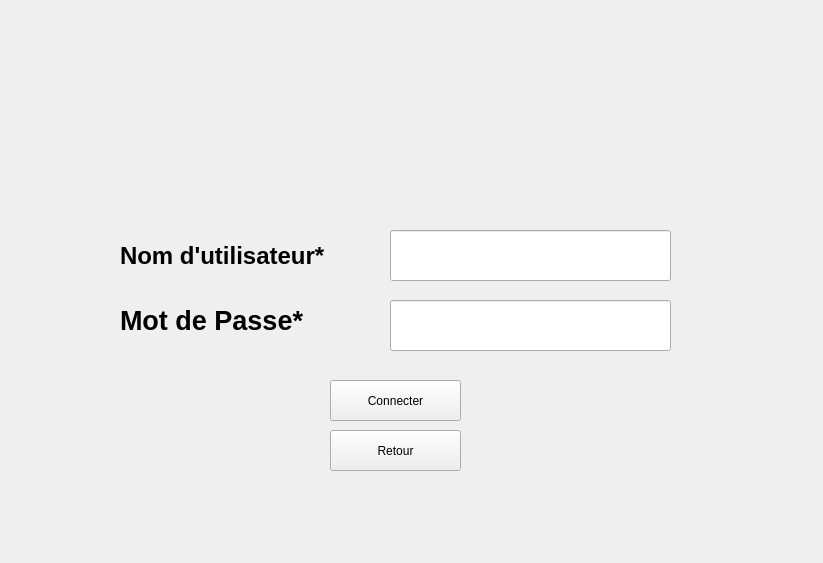
 <widget class="QWidget" name="Form">
  <property name="geometry">
   <rect>
    <x>0</x>
    <y>0</y>
    <width>823</width>
    <height>563</height>
   </rect>
  </property>
  <property name="windowTitle">
   <string>Form</string>
  </property>
  <property name="styleSheet">
   <string notr="true">/*
 * The MIT License (MIT)
 *
 * Copyright (c) &lt;2013-2014&gt; &lt;Colin Duquesnoy&gt;
 * Copyright (c) &lt;2017&gt; &lt;Michell Stuttgart&gt;
 *
 * Permission is hereby granted, free of charge, to any person obtaining a copy
 * of this software and associated documentation files (the &quot;Software&quot;), to deal
 * in the Software without restriction, including without limitation the rights
 * to use, copy, modify, merge, publish, distribute, sublicense, and/or sell
 * copies of the Software, and to permit persons to whom the Software is
 * furnished to do so, subject to the following conditions:

 * The above copyright notice and this permission notice shall be included in
 * all copies or substantial portions of the Software.

 * THE SOFTWARE IS PROVIDED &quot;AS IS&quot;, WITHOUT WARRANTY OF ANY KIND, EXPRESS OR
 * IMPLIED, INCLUDING BUT NOT LIMITED TO THE WARRANTIES OF MERCHANTABILITY,
 * FITNESS FOR A PARTICULAR PURPOSE AND NONINFRINGEMENT. IN NO EVENT SHALL THE
 * AUTHORS OR COPYRIGHT HOLDERS BE LIABLE FOR ANY CLAIM, DAMAGES OR OTHER
 * LIABILITY, WHETHER IN AN ACTION OF CONTRACT, TORT OR OTHERWISE, ARISING FROM,
 * OUT OF OR IN CONNECTION WITH THE SOFTWARE OR THE USE OR OTHER DEALINGS IN
 * THE SOFTWARE.
 */
 QToolTip
 {
      border: 1px solid black;
      background-color: #D1DBCB;
      padding: 1px;
      border-radius: 3px;
      opacity: 100;
 }
 
 QWidget
 {
     color: #b1b1b1;
     background-color: #323232;
     selection-background-color:#323232;
     selection-color: black;
     background-clip: border;
     border-image: none;
     border: 0px transparent black;
     outline: 0;
 }
 
 QWidget:item:hover
 {
     background-color: #D1DBCB;
     color: black;
 }
 
 QWidget:item:selected
 {
     background-color: #D1DBCB;
     border: 0px
 }
 
 QCheckBox
 {
     spacing: 5px;
     outline: none;
     color: #eff0f1;
     margin-bottom: 2px;
 }
 
 QCheckBox:disabled
 {
     color: #76797C;
 }
 
 QCheckBox::indicator,QGroupBox::indicator
 {
     width: 18px;
     height: 18px;
 }
 
 QGroupBox::indicator
 {
     margin-left: 2px;
 }
 
 QCheckBox::indicator:unchecked
 {
     image: url(:/qss_icons/rc/checkbox_unchecked.png);
 }
 
 QCheckBox::indicator:unchecked:hover,
 QCheckBox::indicator:unchecked:focus,
 QCheckBox::indicator:unchecked:pressed,
 QGroupBox::indicator:unchecked:hover,
 QGroupBox::indicator:unchecked:focus,
 QGroupBox::indicator:unchecked:pressed
 {
   border: none;
     image: url(:/qss_icons/rc/checkbox_unchecked_focus.png);
 }
 
 QCheckBox::indicator:checked
 {
     image: url(:/qss_icons/rc/checkbox_checked.png);
 }
 
 QCheckBox::indicator:checked:hover,
 QCheckBox::indicator:checked:focus,
 QCheckBox::indicator:checked:pressed,
 QGroupBox::indicator:checked:hover,
 QGroupBox::indicator:checked:focus,
 QGroupBox::indicator:checked:pressed
 {
     border: none;
     image: url(:/qss_icons/rc/checkbox_checked_focus.png);
 }
 
 
 QCheckBox::indicator:indeterminate
 {
     image: url(:/qss_icons/rc/checkbox_indeterminate.png);
 }
 
 QCheckBox::indicator:indeterminate:focus,
 QCheckBox::indicator:indeterminate:hover,
 QCheckBox::indicator:indeterminate:pressed
 {
     image: url(:/qss_icons/rc/checkbox_indeterminate_focus.png);
 }
 
 QCheckBox::indicator:checked:disabled,
 QGroupBox::indicator:checked:disabled
 {
     image: url(:/qss_icons/rc/checkbox_checked_disabled.png);
 }
 
 QCheckBox::indicator:unchecked:disabled,
 QGroupBox::indicator:unchecked:disabled
 {
     image: url(:/qss_icons/rc/checkbox_unchecked_disabled.png);
 }
 
 QRadioButton
 {
     spacing: 5px;
     outline: none;
     color: #eff0f1;
     margin-bottom: 2px;
 }
 
 QRadioButton:disabled
 {
     color: #76797C;
 }
 QRadioButton::indicator
 {
     width: 21px;
     height: 21px;
 }
 
 QRadioButton::indicator:unchecked
 {
     image: url(:/qss_icons/rc/radio_unchecked.png);
 }
 
 
 QRadioButton::indicator:unchecked:hover,
 QRadioButton::indicator:unchecked:focus,
 QRadioButton::indicator:unchecked:pressed
 {
     border: none;
     outline: none;
     image: url(:/qss_icons/rc/radio_unchecked_focus.png);
 }
 
 QRadioButton::indicator:checked
 {
     border: none;
     outline: none;
     image: url(:/qss_icons/rc/radio_checked.png);
 }
 
 QRadioButton::indicator:checked:hover,
 QRadioButton::indicator:checked:focus,
 QRadioButton::indicator:checked:pressed
 {
     border: none;
     outline: none;
     image: url(:/qss_icons/rc/radio_checked_focus.png);
 }
 
 QRadioButton::indicator:checked:disabled
 {
     outline: none;
     image: url(:/qss_icons/rc/radio_checked_disabled.png);
 }
 
 QRadioButton::indicator:unchecked:disabled
 {
     image: url(:/qss_icons/rc/radio_unchecked_disabled.png);
 }
 
 
 QMenuBar
 {
     background-color: #323232;
     color: #D1DBCB;
 }
 
 QMenuBar::item
 {
     background-color: #323232;
     background: transparent;
     /* padding: 2px 20px 2px 20px; */
 }
 
 QMenuBar::item:selected
 {
     background: transparent;
     /* border: 1px solid #76797C; */
 }
 
 QMenuBar::item:pressed
 {
     border: 0px solid #76797C;
     background-color: #D1DBCB;
     color: #000;
     margin-bottom:-1px;
     padding-bottom:1px;
 }
 
 QMenu
 {
     background-color: #323232;
     /* border: 1px solid #76797C; */
     color: #eff0f1;
     /*margin: 2px; */
 }
 
 QMenu::icon
 {
     /*margin: 5px;*/
 }
 
 QMenu::item
 {
     padding: 2px 30px 2px 30px;
     /*margin-left: 5px;*/
     border: 1px solid transparent; /* reserve space for selection border */
 }
 
 QMenu::item:selected
 {
     color: #000000;
 }
 
 QMenu::separator {
     height: 2px;
     background: #D1DBCB;
     margin-left: 10px;
     margin-right: 5px;
 }
 
 QMenu::indicator {
     width: 18px;
     height: 18px;
 }
 
 /* non-exclusive indicator = check box style indicator
    (see QActionGroup::setExclusive) */
 QMenu::indicator:non-exclusive:unchecked {
     image: url(:/qss_icons/rc/checkbox_unchecked.png);
 }
 
 QMenu::indicator:non-exclusive:unchecked:selected {
     image: url(:/qss_icons/rc/checkbox_unchecked_disabled.png);
 }
 
 QMenu::indicator:non-exclusive:checked {
     image: url(:/qss_icons/rc/checkbox_checked.png);
 }
 
 QMenu::indicator:non-exclusive:checked:selected {
     image: url(:/qss_icons/rc/checkbox_checked_disabled.png);
 }
 
 /* exclusive indicator = radio button style indicator (see QActionGroup::setExclusive) */
 QMenu::indicator:exclusive:unchecked {
     image: url(:/qss_icons/rc/radio_unchecked.png);
 }
 
 QMenu::indicator:exclusive:unchecked:selected {
     image: url(:/qss_icons/rc/radio_unchecked_disabled.png);
 }
 
 QMenu::indicator:exclusive:checked {
     image: url(:/qss_icons/rc/radio_checked.png);
 }
 
 QMenu::indicator:exclusive:checked:selected {
     image: url(:/qss_icons/rc/radio_checked_disabled.png);
 }
 
 QMenu::right-arrow {
     margin: 5px;
     image: url(:/qss_icons/rc/right_arrow.png)
 }
 
 
 QWidget:disabled
 {
     color: #454545;
     background-color: #323232;
 }
 
 QAbstractItemView
 {
     alternate-background-color: #323232;
     color: #eff0f1;
     border: 1px solid 3A3939;
     border-radius: 2px;
 }
 
 QWidget:focus, QMenuBar:focus,QToolBar:focus,QScrollAreaViewer:focus
 {
     /* border: 2px solid #D1DBCB; */
 }
 
 QTabWidget:focus, QCheckBox:focus, QRadioButton:focus, QSlider:focus
 {
     border: none;
 }
 
 QLineEdit
 {
     background-color: #1e1e1e;
     selection-background-color: #D1DBCB;
     selection-color: black;
     padding: 5px;
     border-style: solid;
     border: 1px solid #76797C;
     border-radius: 2px;
     color: #eff0f1;
 }
 
 QGroupBox {
     border:1px solid #76797C;
     border-radius: 2px;
     margin-top: 20px;
 }
 
 QGroupBox::title {
     subcontrol-origin: margin;
     subcontrol-position: top center;
     padding-left: 10px;
     padding-right: 10px;
     padding-top: 10px;
 }
 
 QAbstractScrollArea
 {
     border-radius: 0px;
     border: 0px solid #76797C;
     background-color: transparent;
 }
 
 QScrollBar:horizontal
 {
     height: 15px;
     margin: 3px 15px 3px 15px;
     border: 1px transparent #2A2929;
     border-radius: 4px;
     background-color: #2A2929;
 }
 
 QScrollBar::handle:horizontal
 {
     background-color: #605F5F;
     min-width: 5px;
     border-radius: 4px;
 }
 
 QScrollBar::add-line:horizontal
 {
     margin: 0px 3px 0px 3px;
     border-image: url(:/qss_icons/rc/right_arrow_disabled.png);
     width: 10px;
     height: 10px;
     subcontrol-position: right;
     subcontrol-origin: margin;
 }
 
 QScrollBar::sub-line:horizontal
 {
     margin: 0px 3px 0px 3px;
     border-image: url(:/qss_icons/rc/left_arrow_disabled.png);
     height: 10px;
     width: 10px;
     subcontrol-position: left;
     subcontrol-origin: margin;
 }
 
 QScrollBar::add-line:horizontal:hover,QScrollBar::add-line:horizontal:on
 {
     border-image: url(:/qss_icons/rc/right_arrow.png);
     height: 10px;
     width: 10px;
     subcontrol-position: right;
     subcontrol-origin: margin;
 }
 
 
 QScrollBar::sub-line:horizontal:hover, QScrollBar::sub-line:horizontal:on
 {
     border-image: url(:/qss_icons/rc/left_arrow.png);
     height: 10px;
     width: 10px;
     subcontrol-position: left;
     subcontrol-origin: margin;
 }
 
 QScrollBar::up-arrow:horizontal, QScrollBar::down-arrow:horizontal
 {
     background: none;
 }
 
 
 QScrollBar::add-page:horizontal, QScrollBar::sub-page:horizontal
 {
     background: none;
 }
 
 QScrollBar:vertical
 {
     background-color: #2A2929;
     width: 15px;
     margin: 15px 3px 15px 3px;
     border: 1px transparent #2A2929;
     border-radius: 4px;
 }
 
 QScrollBar::handle:vertical
 {
     background-color: #605F5F;
     min-height: 5px;
     border-radius: 4px;
 }
 
 QScrollBar::sub-line:vertical
 {
     margin: 3px 0px 3px 0px;
     border-image: url(:/qss_icons/rc/up_arrow_disabled.png);
     height: 10px;
     width: 10px;
     subcontrol-position: top;
     subcontrol-origin: margin;
 }
 
 QScrollBar::add-line:vertical
 {
     margin: 3px 0px 3px 0px;
     border-image: url(:/qss_icons/rc/down_arrow_disabled.png);
     height: 10px;
     width: 10px;
     subcontrol-position: bottom;
     subcontrol-origin: margin;
 }
 
 QScrollBar::sub-line:vertical:hover,QScrollBar::sub-line:vertical:on
 {
 
     border-image: url(:/qss_icons/rc/up_arrow.png);
     height: 10px;
     width: 10px;
     subcontrol-position: top;
     subcontrol-origin: margin;
 }
 
 
 QScrollBar::add-line:vertical:hover, QScrollBar::add-line:vertical:on
 {
     border-image: url(:/qss_icons/rc/down_arrow.png);
     height: 10px;
     width: 10px;
     subcontrol-position: bottom;
     subcontrol-origin: margin;
 }
 
 QScrollBar::up-arrow:vertical, QScrollBar::down-arrow:vertical
 {
     background: none;
 }
 
 
 QScrollBar::add-page:vertical, QScrollBar::sub-page:vertical
 {
     background: none;
 }
 
 QTextEdit
 {
     background-color: #1e1e1e;
     color: #eff0f1;
     border: 1px solid #76797C;
 }
 
 QPlainTextEdit
 {
     background-color: #1e1e1e;;
     color: #eff0f1;
     border-radius: 2px;
     border: 1px solid #76797C;
 }
 
 QHeaderView::section
 {
     background-color: #76797C;
     color: #eff0f1;
     padding: 5px;
     border: 1px solid #76797C;
 }
 
 QSizeGrip {
     image: url(:/qss_icons/rc/sizegrip.png);
     width: 12px;
     height: 12px;
 }
 
 
 QMainWindow::separator
 {
     background-color: #323232;
     color: white;
     padding-left: 4px;
     spacing: 2px;
     border: 1px dashed #76797C;
 }
 
 QMainWindow::separator:hover
 {
 
     background-color: #787876;
     color: white;
     padding-left: 4px;
     border: 1px solid #76797C;
     spacing: 2px;
 }
 
 
 QMenu::separator
 {
     height: 1px;
     background-color: #76797C;
     color: white;
     padding-left: 4px;
     margin-left: 10px;
     margin-right: 5px;
 }
 
 QFrame
 {
     border-radius: 0px;
     /*border: 1px solid #76797C;*/
 }
 
 
 QFrame[frameShape=&quot;0&quot;]
 {
     border-radius: 0px;
     border: 0px transparent #76797C;
 }
 
 QStackedWidget
 {
     border: 1px transparent black;
 }
 
 QToolBar {
     border: 0px transparent #393838;
     background: 0px solid #323232;
     font-weight: bold;
 }
 
 QToolBar::handle:horizontal {
     image: url(:/qss_icons/rc/Hmovetoolbar.png);
 }
 QToolBar::handle:vertical {
     image: url(:/qss_icons/rc/Vmovetoolbar.png);
 }
 QToolBar::separator:horizontal {
     image: url(:/qss_icons/rc/Hsepartoolbar.png);
 }
 QToolBar::separator:vertical {
     image: url(:/qss_icons/rc/Vsepartoolbar.png);
 }
 QToolButton#qt_toolbar_ext_button {
     background: #58595a
 }
 
 QPushButton
 {
     
     color: #eff0f1;
     background-color: #323232;
     border-width: 1px;
     border-color: #76797C;
     border-style: solid;
     padding: 5px;
     border-radius: 0px;
     outline: none;
 }
 
 QPushButton:disabled
 {
     
     background-color: rgb(117, 0, 176);
     border-width: 1px;
     border-color: #454545;
     border-style: solid;
     padding-top: 5px;
     padding-bottom: 5px;
     padding-left: 10px;
     padding-right: 10px;
     border-radius: 2px;
     color: #454545;
 }
 
 QPushButton:focus {
     background-color: #D1DBCB;
     color: black;
 }
 
 QPushButton:pressed
 {
     color: black;
     background-color: #D1DBCB;
     padding-top: -15px;
     padding-bottom: -17px;
 }
 
 QComboBox
 {
     selection-background-color: #D1DBCB;
     background-color: #31363B;
     border-style: solid;
     border: 1px solid #76797C;
     border-radius: 2px;
     padding: 5px;
     min-width: 75px;
 }
 
 QPushButton:checked{
     background-color: #76797C;
     border-color: #6A6969;
 }
 
 QComboBox:hover,QPushButton:hover,QAbstractSpinBox:hover,QLineEdit:hover,QTextEdit:hover,QPlainTextEdit:hover,QAbstractView:hover,QTreeView:hover
 {
     border: 1px solid #D1DBCB;
 }
 
 QComboBox:on
 {
     padding-top: 0px;
     padding-left: 4px;
     selection-background-color: #4a4a4a;
 }
 
 QComboBox QAbstractItemView
 {
     background-color: #1e1e1e;
     border-radius: 2px;
     border: 1px solid #76797C;
     selection-background-color: #D1DBCB;
 }
 
 QComboBox::drop-down
 {
     subcontrol-origin: padding;
     subcontrol-position: top right;
     width: 15px;
 
     border-left-width: 0px;
     border-left-color: darkgray;
     border-left-style: solid;
     border-top-right-radius: 3px;
     border-bottom-right-radius: 3px;
 }
 
 QComboBox::down-arrow
 {
     image: url(:/qss_icons/rc/down_arrow_disabled.png);
 }
 
 QComboBox::down-arrow:on, QComboBox::down-arrow:hover,
 QComboBox::down-arrow:focus
 {
     image: url(:/qss_icons/rc/down_arrow.png);
 }
 
 QAbstractSpinBox {
     padding: 2px;
     margin: 2px;
     background-color: #1e1e1e;
     color: #eff0f1;
     border-radius: 0px;
     min-width: 75px;
     selection-background-color: #D1DBCB;
     selection-color: black;
 }
 
 QAbstractSpinBox:up-button
 {
     background-color: transparent;
     subcontrol-origin: border;
     subcontrol-position: center right;
 }
 
 QAbstractSpinBox:down-button
 {
     background-color: transparent;
     subcontrol-origin: border;
     subcontrol-position: center left;
 }
 
 QAbstractSpinBox::up-arrow,QAbstractSpinBox::up-arrow:disabled,QAbstractSpinBox::up-arrow:off {
     image: url(:/qss_icons/rc/up_arrow_disabled.png);
     width: 10px;
     height: 10px;
 }
 QAbstractSpinBox::up-arrow:hover
 {
     image: url(:/qss_icons/rc/up_arrow.png);
 }
 
 
 QAbstractSpinBox::down-arrow,QAbstractSpinBox::down-arrow:disabled,QAbstractSpinBox::down-arrow:off
 {
     image: url(:/qss_icons/rc/down_arrow_disabled.png);
     width: 10px;
     height: 10px;
 }
 QAbstractSpinBox::down-arrow:hover
 {
     image: url(:/qss_icons/rc/down_arrow.png);
 }
 
 
 QLabel
 {
     border: 0px solid black;
     margin-left: 2px;
     margin-right: 2px;
     color: #D1DBCB;
 }
 
 QTabWidget{
     border: 0px transparent black;
 }
 
 QTabWidget::pane {
     border: 1px solid #76797C;
     padding: 5px;
     margin: 0px;
 }
 
 QTabWidget::tab-bar {
     left: 5px; /* move to the right by 5px */
 }
 
 QTabBar
 {
     qproperty-drawBase: 0;
     border-radius: 3px;
 }
 
 QTabBar::focus
 {
     border: 0px transparent black;
     color: black;
 }
 
 QTabBar::hover
 {
     border: 0px transparent black;
     color: black;
 }
 
 QTabBar::close-button  {
     image: url(:/qss_icons/rc/close.png);
     background: transparent;
 }
 
 QTabBar::close-button:hover
 {
     image: url(:/qss_icons/rc/close-hover.png);
     background: transparent;
 }
 
 QTabBar::close-button:pressed {
     image: url(:/qss_icons/rc/close-pressed.png);
     background: transparent;
 }
 
 /* TOP TABS */
 QTabBar::tab:top {
     color: #eff0f1;
     border: 1px solid #76797C;
     border-bottom: 1px transparent black;
     background-color: #323232;
     padding: 5px;
     min-width: 50px;
     border-top-left-radius: 2px;
     border-top-right-radius: 2px;
 }
 
 QTabBar::tab:top:!selected
 {
     color: #eff0f1;
     background-color: #54575B;
     border: 1px solid #76797C;
     border-bottom: 1px transparent black;
     border-top-left-radius: 2px;
     border-top-right-radius: 2px;
 }
 
 QTabBar::tab:top:!selected:hover {
     background-color: #D1DBCB;
     color: black;
 }
 
 /* BOTTOM TABS */
 QTabBar::tab:bottom {
     color: #eff0f1;
     border: 1px solid #76797C;
     border-top: 1px transparent black;
     background-color: #323232;
     padding: 5px;
     border-bottom-left-radius: 2px;
     border-bottom-right-radius: 2px;
     min-width: 50px;
 }
 
 QTabBar::tab:bottom:!selected
 {
     color: #eff0f1;
     background-color: #54575B;
     border: 1px solid #76797C;
     border-top: 1px transparent black;
     border-bottom-left-radius: 2px;
     border-bottom-right-radius: 2px;
 }
 
 QTabBar::tab:bottom:!selected:hover {
     background-color: #D1DBCB;
     color: black;
 }
 
 /* LEFT TABS */
 QTabBar::tab:left {
     color: #eff0f1;
     border: 1px solid #76797C;
     border-left: 1px transparent black;
     background-color: #323232;
     padding: 5px;
     border-top-right-radius: 2px;
     border-bottom-right-radius: 2px;
     min-height: 50px;
 }
 
 QTabBar::tab:left:!selected
 {
     color: #eff0f1;
     background-color: #54575B;
     border: 1px solid #76797C;
     border-left: 1px transparent black;
     border-top-right-radius: 2px;
     border-bottom-right-radius: 2px;
 }
 
 QTabBar::tab:left:!selected:hover {
     background-color: #D1DBCB;
     color: black;
 }
 
 
 /* RIGHT TABS */
 QTabBar::tab:right {
     color: #eff0f1;
     border: 1px solid #76797C;
     border-right: 1px transparent black;
     background-color: #323232;
     padding: 5px;
     border-top-left-radius: 2px;
     border-bottom-left-radius: 2px;
     min-height: 50px;
 }
 
 QTabBar::tab:right:!selected
 {
     color: #eff0f1;
     background-color: #54575B;
     border: 1px solid #76797C;
     border-right: 1px transparent black;
     border-top-left-radius: 2px;
     border-bottom-left-radius: 2px;
 }
 
 QTabBar::tab:right:!selected:hover {
     background-color: #D1DBCB;
     color: black;
 }
 
 QTabBar QToolButton::right-arrow:enabled {
      image: url(:/qss_icons/rc/right_arrow.png);
  }
 
  QTabBar QToolButton::left-arrow:enabled {
      image: url(:/qss_icons/rc/left_arrow.png);
  }
 
 QTabBar QToolButton::right-arrow:disabled {
      image: url(:/qss_icons/rc/right_arrow_disabled.png);
  }
 
  QTabBar QToolButton::left-arrow:disabled {
      image: url(:/qss_icons/rc/left_arrow_disabled.png);
  }
 
 
 QDockWidget {
     background: #323232;
     border: 1px solid #403F3F;
     titlebar-close-icon: url(:/qss_icons/rc/close.png);
     titlebar-normal-icon: url(:/qss_icons/rc/undock.png);
 }
 
 QDockWidget::close-button, QDockWidget::float-button {
     border: 1px solid transparent;
     border-radius: 2px;
     background: transparent;
 }
 
 QDockWidget::close-button:hover, QDockWidget::float-button:hover {
     background: rgba(255, 255, 255, 10);
 }
 
 QDockWidget::close-button:pressed, QDockWidget::float-button:pressed {
     padding: 1px -1px -1px 1px;
     background: rgba(255, 255, 255, 10);
 }
 
 QTreeView, QListView
 {
     border: 1px solid #76797C;
     background-color: #1e1e1e;
 }
 
 QTreeView:branch:selected, QTreeView:branch:hover
 {
     background: url(:/qss_icons/rc/transparent.png);
 }
 
 QTreeView::branch:has-siblings:!adjoins-item {
     border-image: url(:/qss_icons/rc/transparent.png);
 }
 
 QTreeView::branch:has-siblings:adjoins-item {
     border-image: url(:/qss_icons/rc/transparent.png);
 }
 
 QTreeView::branch:!has-children:!has-siblings:adjoins-item {
     border-image: url(:/qss_icons/rc/transparent.png);
 }
 
 QTreeView::branch:has-children:!has-siblings:closed,
 QTreeView::branch:closed:has-children:has-siblings {
     image: url(:/qss_icons/rc/branch_closed.png);
 }
 
 QTreeView::branch:open:has-children:!has-siblings,
 QTreeView::branch:open:has-children:has-siblings  {
     image: url(:/qss_icons/rc/branch_open.png);
 }
 
 QTreeView::branch:has-children:!has-siblings:closed:hover,
 QTreeView::branch:closed:has-children:has-siblings:hover {
     image: url(:/qss_icons/rc/branch_closed-on.png);
     }
 
 QTreeView::branch:open:has-children:!has-siblings:hover,
 QTreeView::branch:open:has-children:has-siblings:hover  {
     image: url(:/qss_icons/rc/branch_open-on.png);
     }
 
 QListView::item:!selected:hover, QTreeView::item:!selected:hover  {
     background: #848383;
     outline: 0;
     color: #eff0f1;
 }
 
 QListView::item:selected:hover, QTreeView::item:selected:hover  {
     background: #D1DBCB;
 }
 
 QSlider::groove:horizontal {
     border: 1px solid #565a5e;
     height: 4px;
     background: #565a5e;
     margin: 0px;
     border-radius: 2px;
 }
 
 QSlider::handle:horizontal {
     background: #D1DBCB;
     border: 1px solid #999999;
     width: 10px;
     height: 10px;
     margin: -5px 0;
 }
 
 QSlider::add-page:qlineargradient {
     background: #595858;
     border-top-right-radius: 5px;
     border-bottom-right-radius: 5px;
     border-top-left-radius: 0px;
     border-bottom-left-radius: 0px;
 }
 
 QSlider::sub-page::qlineargradient:horizontal {
     background:  #D1DBCB;
     border-top-right-radius: 0px;
     border-bottom-right-radius: 0px;
     border-top-left-radius: 5px;
     border-bottom-left-radius: 5px;
 }
 
 QSlider::groove:vertical {
     border: 1px solid #565a5e;
     width: 4px;
     background: #565a5e;
     margin: 0px;
     border-radius: 3px;
 }
 
 QSlider::handle:vertical {
     background: #D1DBCB;
     border: 1px solid #999999;
     width: 10px;
     height: 10px;
     margin: 0 -5px;
 }
 
 QToolButton {
     color: #D1DBCB;
     background-color: transparent;
     border: 0px transparent #76797C;
     border-radius: 0px;
     padding: 1px;
     margin-right: 5px;
 }
 
 QToolButton[popupMode=&quot;1&quot;] { /* only for MenuButtonPopup */
  padding-right: 20px; /* make way for the popup button */
  border: 1px #76797C;
  border-radius: 0px;
 }
 
 QToolButton[popupMode=&quot;2&quot;] { /* only for InstantPopup */
  padding-right: 10px; /* make way for the popup button */
  border: 0px #76797C;
 }
 
 
 QToolButton:hover, QToolButton::menu-button:hover {
     background-color: transparent;
     border: 1px solid #D1DBCB;
     padding: 2px;
 }
 
 QToolButton:checked, QToolButton:pressed,
         QToolButton::menu-button:pressed {
     color: black;
     background-color: #D1DBCB;
     border: 0px solid #D1DBCB;
     padding: 2px;
 }
 
 /* the subcontrol below is used only in the InstantPopup or DelayedPopup mode */
 QToolButton::menu-indicator {
     image: url(:/qss_icons/rc/down_arrow.png);
     top: -7px; left: -2px; /* shift it a bit */
 }
 
 /* the subcontrols below are used only in the MenuButtonPopup mode */
 QToolButton::menu-button {
     border: 1px transparent #76797C;
     border-top-right-radius: 6px;
     border-bottom-right-radius: 6px;
     /* 16px width + 4px for border = 20px allocated above */
     width: 16px;
     outline: none;
 }
 
 QToolButton::menu-arrow {
     image: url(:/qss_icons/rc/down_arrow.png);
 }
 
 QToolButton::menu-arrow:open {
     border: 1px solid #76797C;
 }
 
 QPushButton::menu-indicator  {
     subcontrol-origin: padding;
     subcontrol-position: bottom right;
     left: 8px;
 }
 
 QTableView
 {
     border: 1px solid #76797C;
     gridline-color: #323232;
     background-color: #1e1e1e;
 }
 
 
 QTableView, QHeaderView
 {
     border-radius: 0px;
 }
 
 QTableView::item:pressed, QListView::item:pressed, QTreeView::item:pressed  {
     background: #D1DBCB;
     color: black;
 }
 
 QTableView::item:selected:active, QTreeView::item:selected:active, QListView::item:selected:active  {
     background: #D1DBCB;
     color: black;
 }
 
 QHeaderView
 {
     background-color: #323232;
     border: 1px transparent;
     border-radius: 0px;
     margin: 0px;
     padding: 0px;
 
 }
 
 QHeaderView::section  {
     background-color: #323232;
     color: #eff0f1;
     padding: 5px;
     border: 1px solid #76797C;
     border-radius: 0px;
     text-align: center;
 }
 
 QHeaderView::section::vertical::first, QHeaderView::section::vertical::only-one
 {
     border-top: 1px solid #76797C;
 }
 
 QHeaderView::section::vertical
 {
     border-top: transparent;
 }
 
 QHeaderView::section::horizontal::first, QHeaderView::section::horizontal::only-one
 {
     border-left: 1px solid #76797C;
 }
 
 QHeaderView::section::horizontal
 {
     border-left: transparent;
 }
 
 
 QHeaderView::section:checked
  {
     color: white;
     background-color: #848383;
  }
 
  /* style the sort indicator */
 QHeaderView::down-arrow {
     image: url(:/qss_icons/rc/down_arrow.png);
 }
 
 QHeaderView::up-arrow {
     image: url(:/qss_icons/rc/up_arrow.png);
 }
 
 
 QTableCornerButton::section {
     background-color: #323232;
     border: 1px transparent #76797C;
     border-radius: 0px;
 }
 
 QToolBox  {
     padding: 5px;
     border: 1px transparent black;
 }
 
 QToolBox::tab {
     color: #eff0f1;
     background-color: #323232;
     border: 1px solid #76797C;
     border-bottom: 1px transparent #323232;
     border-top-left-radius: 5px;
     border-top-right-radius: 5px;
 }
 
 QToolBox::tab:selected { /* italicize selected tabs */
     font: italic;
     background-color: #323232;
     border-color: #D1DBCB;
  }
 
 QStatusBar::item {
     border: 0px transparent dark;
     margin: 0px;
     border: 0px;
  }
 
 
 QFrame[height=&quot;3&quot;], QFrame[width=&quot;3&quot;] {
     background-color: #76797C;
 }
 
 
 QSplitter::handle {
     border: 1px dashed #76797C;
 }
 
 QSplitter::handle:hover {
     background-color: #787876;
     border: 1px solid #76797C;
 }
 
 QSplitter::handle:horizontal {
     width: 1px;
 }
 
 QSplitter::handle:vertical {
     height: 1px;
 }
 
 QProgressBar {
     border: 1px solid #76797C;
     border-radius: 5px;
     text-align: center;
 }
 
 QProgressBar::chunk {
     background-color: #D1DBCB;
 }
 
 QDateEdit
 {
     selection-background-color: #D1DBCB;
     border-style: solid;
     border: 1px solid #CEE343;
     border-radius: 2px;
     padding: 1px;
     min-width: 75px;
 }
 
 QDateEdit:on
 {
     padding-top: 3px;
     padding-left: 4px;
     selection-background-color: #4a4a4a;
 }
 
 QDateEdit QAbstractItemView
 {
     background-color: #1e1e1e;
     border-radius: 2px;
     border: 1px solid #3375A3;
     selection-background-color: #D1DBCB;
 }
 
 QDateEdit::drop-down
 {
     subcontrol-origin: padding;
     subcontrol-position: top right;
     width: 15px;
     border-left-width: 0px;
     border-left-color: darkgray;
     border-left-style: solid;
     border-top-right-radius: 3px;
     border-bottom-right-radius: 3px;
 }
 
 QDateEdit::down-arrow
 {
     image: url(:/qss_icons/rc/down_arrow_disabled.png);
 }
 
 QDateEdit::down-arrow:on, QDateEdit::down-arrow:hover,
 QDateEdit::down-arrow:focus
 {
     image: url(:/qss_icons/rc/down_arrow.png);
 }
 
 </string>
  </property>
  <widget class="QLineEdit" name="lineEdit_username">
   <property name="geometry">
    <rect>
     <x>390</x>
     <y>230</y>
     <width>281</width>
     <height>51</height>
    </rect>
   </property>
   <property name="clearButtonEnabled">
    <bool>true</bool>
   </property>
  </widget>
  <widget class="QLabel" name="label">
   <property name="geometry">
    <rect>
     <x>120</x>
     <y>230</y>
     <width>261</width>
     <height>51</height>
    </rect>
   </property>
   <property name="font">
    <font>
     <pointsize>18</pointsize>
     <weight>75</weight>
     <bold>true</bold>
    </font>
   </property>
   <property name="text">
    <string>Nom d'utilisateur*</string>
   </property>
  </widget>
  <widget class="QLineEdit" name="lineEdit_password">
   <property name="geometry">
    <rect>
     <x>390</x>
     <y>300</y>
     <width>281</width>
     <height>51</height>
    </rect>
   </property>
   <property name="inputMask">
    <string/>
   </property>
   <property name="maxLength">
    <number>32767</number>
   </property>
   <property name="echoMode">
    <enum>QLineEdit::Password</enum>
   </property>
   <property name="readOnly">
    <bool>false</bool>
   </property>
   <property name="clearButtonEnabled">
    <bool>true</bool>
   </property>
  </widget>
  <widget class="QLabel" name="label_2">
   <property name="geometry">
    <rect>
     <x>120</x>
     <y>300</y>
     <width>261</width>
     <height>41</height>
    </rect>
   </property>
   <property name="font">
    <font>
     <pointsize>20</pointsize>
     <weight>75</weight>
     <bold>true</bold>
    </font>
   </property>
   <property name="text">
    <string>Mot de Passe*</string>
   </property>
  </widget>
  <widget class="QPushButton" name="button_connecter">
   <property name="geometry">
    <rect>
     <x>330</x>
     <y>380</y>
     <width>131</width>
     <height>41</height>
    </rect>
   </property>
   <property name="toolTip">
    <string>Click to login</string>
   </property>
   <property name="text">
    <string>Connecter</string>
   </property>
   <property name="shortcut">
    <string>Return</string>
   </property>
  </widget>
  <widget class="QPushButton" name="button_retour">
   <property name="geometry">
    <rect>
     <x>330</x>
     <y>430</y>
     <width>131</width>
     <height>41</height>
    </rect>
   </property>
   <property name="toolTip">
    <string>Click to login</string>
   </property>
   <property name="text">
    <string>Retour</string>
   </property>
   <property name="shortcut">
    <string>Esc</string>
   </property>
  </widget>
  <widget class="QLabel" name="label_3">
   <property name="geometry">
    <rect>
     <x>290</x>
     <y>70</y>
     <width>221</width>
     <height>141</height>
    </rect>
   </property>
   <property name="text">
    <string/>
   </property>
   <property name="pixmap">
    <pixmap>../images/logo.png</pixmap>
   </property>
   <property name="scaledContents">
    <bool>true</bool>
   </property>
  </widget>
 </widget>
